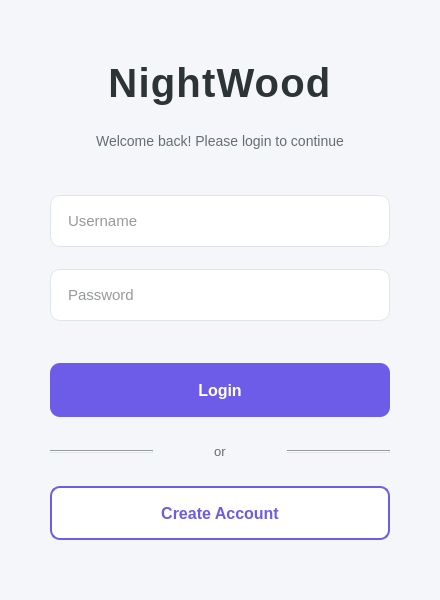
<?xml version="1.0" encoding="UTF-8"?>
<ui version="4.0">
 <class>Login</class>
 <widget class="QWidget" name="Login">
  <property name="geometry">
   <rect>
    <x>0</x>
    <y>0</y>
    <width>440</width>
    <height>600</height>
   </rect>
  </property>
  <property name="minimumSize">
   <size>
    <width>440</width>
    <height>600</height>
   </size>
  </property>
  <property name="windowTitle">
   <string>Nightwood - Login</string>
  </property>
  <property name="styleSheet">
   <string notr="true">background-color: #f5f6fa;</string>
  </property>
  <layout class="QVBoxLayout" name="verticalLayout">
   <property name="spacing">
    <number>22</number>
   </property>
   <property name="leftMargin">
    <number>50</number>
   </property>
   <property name="topMargin">
    <number>45</number>
   </property>
   <property name="rightMargin">
    <number>50</number>
   </property>
   <property name="bottomMargin">
    <number>45</number>
   </property>
   <item>
    <spacer name="verticalSpacer">
     <property name="orientation">
      <enum>Qt::Orientation::Vertical</enum>
     </property>
     <property name="sizeHint" stdset="0">
      <size>
       <width>20</width>
       <height>40</height>
      </size>
     </property>
    </spacer>
   </item>
   <item>
    <widget class="QLabel" name="titleLabel">
     <property name="styleSheet">
      <string notr="true">font-size: 40px; font-weight: bold; color: #2d3436; letter-spacing: 1.2px; margin-bottom: 5px;</string>
     </property>
     <property name="text">
      <string>NightWood</string>
     </property>
     <property name="alignment">
      <set>Qt::AlignmentFlag::AlignCenter</set>
     </property>
    </widget>
   </item>
   <item>
    <widget class="QLabel" name="subtitleLabel">
     <property name="styleSheet">
      <string notr="true">font-size: 14px; color: #636e72; margin-top: 0px; margin-bottom: 10px;</string>
     </property>
     <property name="text">
      <string>Welcome back! Please login to continue</string>
     </property>
     <property name="alignment">
      <set>Qt::AlignmentFlag::AlignCenter</set>
     </property>
    </widget>
   </item>
   <item>
    <spacer name="verticalSpacer_2">
     <property name="orientation">
      <enum>Qt::Orientation::Vertical</enum>
     </property>
     <property name="sizeHint" stdset="0">
      <size>
       <width>20</width>
       <height>40</height>
      </size>
     </property>
    </spacer>
   </item>
   <item>
    <widget class="QLineEdit" name="usernameEdit">
     <property name="minimumSize">
      <size>
       <width>0</width>
       <height>52</height>
      </size>
     </property>
     <property name="styleSheet">
      <string notr="true">QLineEdit {
  padding-left: 15px;
  font-size: 15px;
  border-radius: 10px;
  background-color: white;
  border: 1px solid #dfe6e9;
  color: #2d3436;
}
QLineEdit:focus {
  border: 2px solid #6c5ce7;
}</string>
     </property>
     <property name="placeholderText">
      <string>Username</string>
     </property>
    </widget>
   </item>
   <item>
    <widget class="QLineEdit" name="passwordEdit">
     <property name="minimumSize">
      <size>
       <width>0</width>
       <height>52</height>
      </size>
     </property>
     <property name="styleSheet">
      <string notr="true">QLineEdit {
  padding-left: 15px;
  font-size: 15px;
  border-radius: 10px;
  background-color: white;
  border: 1px solid #dfe6e9;
  color: #2d3436;
}
QLineEdit:focus {
  border: 2px solid #6c5ce7;
}</string>
     </property>
     <property name="echoMode">
      <enum>QLineEdit::EchoMode::Password</enum>
     </property>
     <property name="placeholderText">
      <string>Password</string>
     </property>
    </widget>
   </item>
   <item>
    <layout class="QHBoxLayout" name="forgotPasswordLayout">
     <item>
      <spacer name="horizontalSpacer">
       <property name="orientation">
        <enum>Qt::Orientation::Horizontal</enum>
       </property>
       <property name="sizeHint" stdset="0">
        <size>
         <width>40</width>
         <height>20</height>
        </size>
       </property>
      </spacer>
     </item>
    </layout>
   </item>
   <item>
    <spacer name="verticalSpacer_3">
     <property name="orientation">
      <enum>Qt::Orientation::Vertical</enum>
     </property>
     <property name="sizeHint" stdset="0">
      <size>
       <width>20</width>
       <height>25</height>
      </size>
     </property>
    </spacer>
   </item>
   <item>
    <widget class="QPushButton" name="loginButton">
     <property name="minimumSize">
      <size>
       <width>0</width>
       <height>54</height>
      </size>
     </property>
     <property name="styleSheet">
      <string notr="true">QPushButton {
  font-size: 16px;
  font-weight: bold;
  color: white;
  background-color: #6c5ce7;
  border-radius: 10px;
  border: none;
}
QPushButton:hover {
  background-color: #5049c9;
}
QPushButton:pressed {
  background-color: #4040b0;
}</string>
     </property>
     <property name="text">
      <string>Login</string>
     </property>
    </widget>
   </item>
   <item>
    <layout class="QHBoxLayout" name="horizontalLayout">
     <property name="spacing">
      <number>15</number>
     </property>
     <property name="topMargin">
      <number>5</number>
     </property>
     <property name="bottomMargin">
      <number>5</number>
     </property>
     <item>
      <widget class="QFrame" name="line1">
       <property name="styleSheet">
        <string notr="true">background-color: #dfe6e9;</string>
       </property>
       <property name="frameShape">
        <enum>QFrame::Shape::HLine</enum>
       </property>
       <property name="frameShadow">
        <enum>QFrame::Shadow::Sunken</enum>
       </property>
      </widget>
     </item>
     <item>
      <widget class="QLabel" name="orLabel">
       <property name="styleSheet">
        <string notr="true">color: #636e72; font-size: 13px;</string>
       </property>
       <property name="text">
        <string>or</string>
       </property>
       <property name="alignment">
        <set>Qt::AlignmentFlag::AlignCenter</set>
       </property>
      </widget>
     </item>
     <item>
      <widget class="QFrame" name="line2">
       <property name="styleSheet">
        <string notr="true">background-color: #dfe6e9;</string>
       </property>
       <property name="frameShape">
        <enum>QFrame::Shape::HLine</enum>
       </property>
       <property name="frameShadow">
        <enum>QFrame::Shadow::Sunken</enum>
       </property>
      </widget>
     </item>
    </layout>
   </item>
   <item>
    <widget class="QPushButton" name="registerButton">
     <property name="minimumSize">
      <size>
       <width>0</width>
       <height>54</height>
      </size>
     </property>
     <property name="styleSheet">
      <string notr="true">QPushButton {
  font-size: 16px;
  font-weight: bold;
  border-radius: 10px;
  color: #6c5ce7;
  background-color: white;
  border: 2px solid #6c5ce7;
}
QPushButton:hover {
  background-color: #f5f3ff;
}
QPushButton:pressed {
  background-color: #eeeaff;
}</string>
     </property>
     <property name="text">
      <string>Create Account</string>
     </property>
    </widget>
   </item>
   <item>
    <spacer name="verticalSpacer_4">
     <property name="orientation">
      <enum>Qt::Orientation::Vertical</enum>
     </property>
     <property name="sizeHint" stdset="0">
      <size>
       <width>20</width>
       <height>40</height>
      </size>
     </property>
    </spacer>
   </item>
  </layout>
 </widget>
 <resources/>
 <connections/>
</ui>
